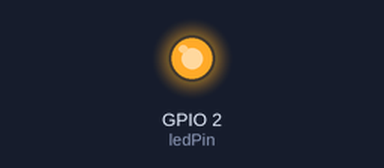
A sketch run on a simulated ESP32. On the bench: output pins drawn as LEDs (lit = HIGH). What the sketch prints to the serial monitor is not drawn.

Above: at 5.28 s.
At 27.0 s:
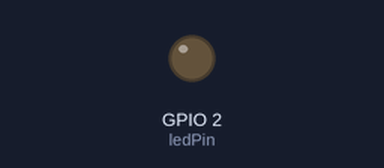
Timing chart, 0 to 41.5 s (numbered marks = the images above):
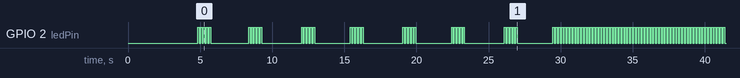

The sketch:

RTOS_ConcurrentPrinting.ino
```cpp
/**
 * FreeRTOS Task Demo
 *
 * Toggles an LED and print 'Hello World'
 * This example shows the effects of one task interrupting
 * the other task.
 *
 * Basically the ESP32 Default task (as it is already in place
 * with the setup and the loop function) controls the other 2
 * tasks.
 */

#if CONFIG_FREERTOS_UNICORE
static const BaseType_t appCpu = 0;
#else
static const BaseType_t appCpu = 1;
#endif

/* Some random string that can be interrupted ;) */
const char msg[] = "Boaty McBoatFace is really the best name you can pick for a submarine robot - don't you think???";

static const int ledPin = LED_BUILTIN;

/**
 * Task handles, so that these tasks can be controlled
 * by a third task.
 */
static TaskHandle_t taskPrintInidividualChars;
static TaskHandle_t taskPrintStars;

/**
 * Helperfunction - waiting
 */

/**
 * Simple delay function.
 */
void wait_ms(int ms) {
  vTaskDelay(ms / portTICK_PERIOD_MS);
}

/**
 * Tasks
 */

void startTaskPrintIndividualChars(void* parameters) {
  int msgLength = strlen(msg);
  /**
    * Print the individual chars to the terminal
    * Since the baudrate of the communication is set to
    * such a low speed this operation will be intercepted
    * by the other tasks. Furthermore this task has the
    * lowest prio. Therefore it can be interrupted by
    * everything else.
    */
  while (1) {
    Serial.println();
    for (int i = 0; i < msgLength; i++) {
      Serial.print(msg[i]);
    }
    Serial.println();
    wait_ms(1000);
  }
}

void startTaskPrintStars(void* parameters) {
  /**
   * This task just prints random stars.
   * Since it has a higher prio then the
   * printIndividualChars task, it will
   * introduce asterics in the output string,
   * when this one is printed.
   */
  while (1) {
    Serial.print("*");
    wait_ms(100);
  }
}

void startBlinkyLed(void* parameters) {
  while (1) {
    digitalWrite(ledPin, HIGH);
    wait_ms(100);
    digitalWrite(ledPin, LOW);
    wait_ms(100);
  }
}

void setup() {
  /* Configure the LED as an output Pin */
  pinMode(ledPin, OUTPUT);

  /* Set a really low baud rate - otherwise it is not observable */
  Serial.begin(300);

  /* Wait until the connection is established */
  wait_ms(1000);
  Serial.println();
  Serial.println("--- FreeRTOS Task Demo ---");

  /* Print the own tasks priority */
  Serial.print("Setup and loop task on core: ");
  Serial.print(xPortGetCoreID());
  Serial.print(" with priority ");
  Serial.println(uxTaskPriorityGet(NULL));

  /**
   * Setup the new tasks
   */
  xTaskCreatePinnedToCore(
    startTaskPrintIndividualChars,
    "Print individual characters",
    1024,
    NULL,
    1,
    &taskPrintInidividualChars,  // Adding the task handle makes it possible to control the task from outside
    appCpu);

  xTaskCreatePinnedToCore(
    startTaskPrintStars,
    "Print stars!! :)",
    1024,
    NULL,
    5,  // This task gets a higher prio, so that it is able to intercept the printIndividualChars Task
    &taskPrintStars,
    appCpu);


  xTaskCreatePinnedToCore(
    startBlinkyLed,  // task function pointer
    "Toggle Led",    // Name of the task
    1024,            // Stack Size 1kB (in 8bit for ESP32, 16bit for regular RTOS)
    NULL,            // Parameters to pass to the task function
    1,               // Task priority
    NULL,            // Task handle
    appCpu);         // Run the task in only one core.
}
void loop() {
  /**
   * Wait for 4 seconds to have the stars
   * writing into the stream
   */
  wait_ms(4000);

  /**
   * Suspend the printStars task
   */
  for (int i = 0; i < 3; i++) {
    vTaskSuspend(taskPrintStars);
    wait_ms(2000);
    vTaskResume(taskPrintStars);
    wait_ms(2000);
  }


  /**
   * Suspend the print Stars task for 3 seconds
   */
  vTaskSuspend(taskPrintStars);
  wait_ms(4000);
  vTaskResume(taskPrintStars);

  /**
   * Delete the PrintIndividualChars task
   * It is important that this is not done
   * repeatedly - Trouble incoming otherwisek
   */
  if (taskPrintInidividualChars != NULL) {
    Serial.println("Task deleted");
    vTaskDelete(taskPrintInidividualChars);
    taskPrintInidividualChars = NULL;
  }
}
```

Measured:
- by itself, GPIO 2 (ledPin): LOW → HIGH at 4.8 s, → LOW 0.10 s later, → HIGH 0.10 s later, → LOW 0.10 s later, … (190 changes in this stretch)
